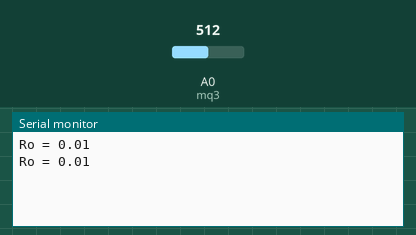
Simulated run of this sketch. Board: Arduino Uno, built with avr-gcc and run on an emulated ATmega328P. Shown: the last lines printed to the serial monitor. Inputs (shaded band) come from the test bench; at power-on: A0 (mq3) = 512.

Above: at 1.2 s.
1.3 s: A0 (mq3) set to 0
At 2.9 s:
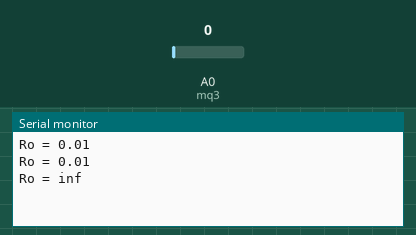
4.3 s: A0 (mq3) set to 110
At 5.4 s:
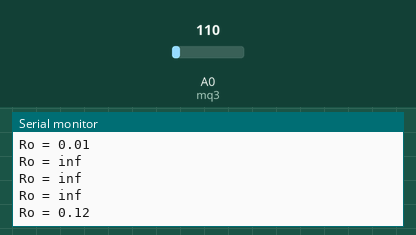

The sketch:

program1.ino
```cpp
const int mq3=A0;

void setup(){
	Serial.begin(9600);
}

void loop(){
	float sensorVolt;
	float RS_air; // Get the value of Rs via in clear air
	float Ro; // Get the value of Ro in alcohol
	float sensorValue=0.0f, avgSensorValue;

	/*                   Get an average data by testing 100 times                 */
	for(int i=0; i<100; i++)
		sensorValue+=analogRead(mq3);

	avgSensorValue=sensorValue/100;
	/*----------------------------------------------------------------------------*/

	sensorVolt=(5./1023.)*avgSensorValue;

	RS_air=(5.0-sensorVolt)/sensorVolt;   // omit RL
	Ro=RS_air/70.0;  // the ratio of RS/RO is 70

	Serial.print("Ro = ");
	Serial.println(Ro);

	delay(1000);
}
```

Measured:
- after the input at 1.3 s, the serial monitor: prints a new line after 0.74 s (image 1)
- after the input at 4.3 s, the serial monitor: prints a new line after 0.77 s (image 2)
